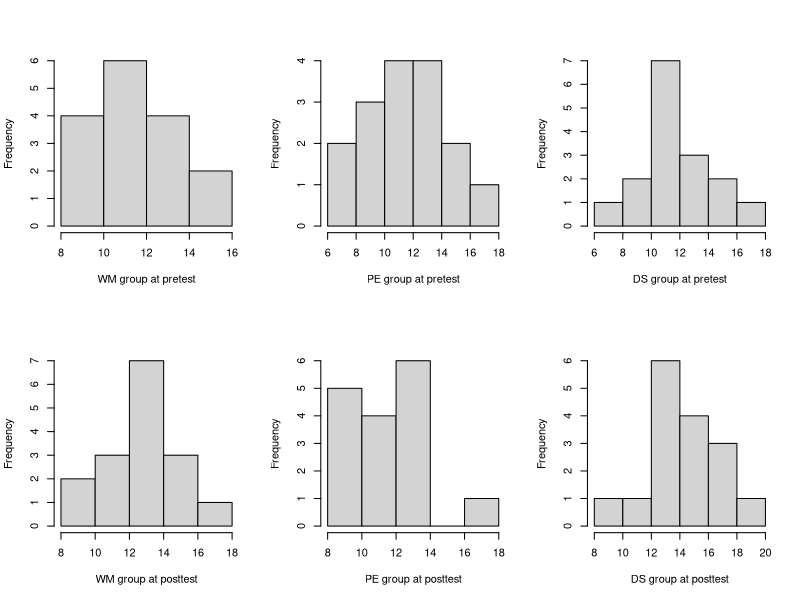
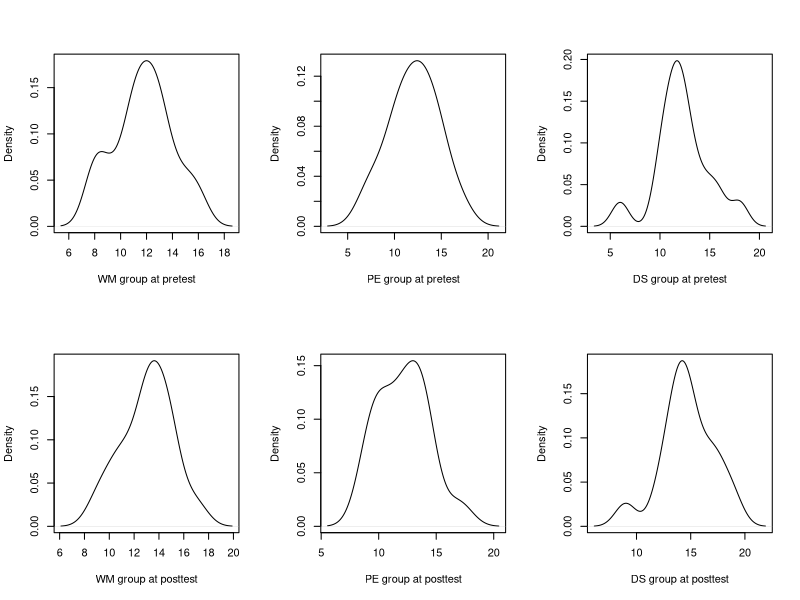
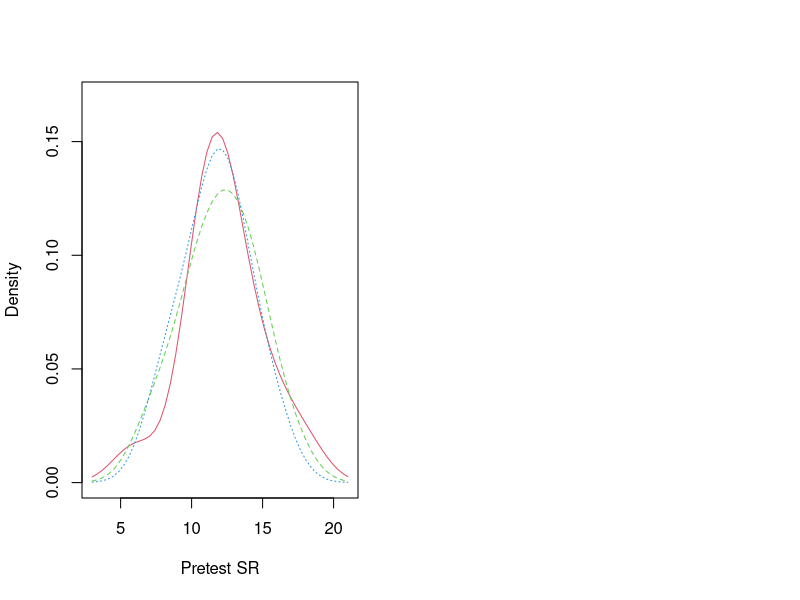

Reproduce these figures in R, in order. (Note: this script raises an error after producing the figures.)
# Load packages
library(psych)
library(sm)

data <- read.table("Stats1.13.HW.02.txt", header= T)
class(data)
names(data)
class(data$SR)
# Q1
dim(data)
nrow(data)

# Q2
# condition

# Q3
describe(data)
mean(data[,4])

# Q4
describe(data)
var(data[,4])

# Q5
describeBy(data, data$time)
pretest <- subset(data, data[,3] == "pre")
mean(pretest[,4])

# Q6
describeBy(data, data$time)
posttest <- subset(data, data[,3] == "post")
sd(posttest[,4])

# Q7
describe(posttest)

# Q8
describeBy(posttest, posttest$condition)

# Q9
par(mfrow= c(2,3))
hist(subset(pretest, pretest[,2] == "WM")[, 4], xlab = "WM group at pretest", main = "" ) 
hist(subset(pretest, pretest[,2] == "PE")[, 4], xlab = "PE group at pretest", main = "" ) 
hist(subset(pretest, pretest[,2] == "DS")[, 4], xlab = "DS group at pretest", main = "" ) 
hist(subset(posttest, posttest[,2] == "WM")[, 4], xlab = "WM group at posttest", main = "" ) 
hist(subset(posttest, posttest[,2] == "PE")[, 4], xlab = "PE group at posttest", main = "" ) 
hist(subset(posttest, posttest[,2] == "DS")[, 4], xlab = "DS group at posttest", main = "" ) 

par(mfrow= c(2,3))
plot(density(subset(pretest, pretest[,2] == "WM")[, 4]), xlab = "WM group at pretest", main = "" ) 
plot(density(subset(pretest, pretest[,2] == "PE")[, 4]), xlab = "PE group at pretest", main = "" ) 
plot(density(subset(pretest, pretest[,2] == "DS")[, 4]), xlab = "DS group at pretest", main = "" ) 
plot(density(subset(posttest, posttest[,2] == "WM")[, 4]), xlab = "WM group at posttest", main = "" ) 
plot(density(subset(posttest, posttest[,2] == "PE")[, 4]), xlab = "PE group at posttest", main = "" ) 
plot(density(subset(posttest, posttest[,2] == "DS")[, 4]), xlab = "DS group at posttest", main = "" ) 

# Q10
par(mfrow = c(1,2))
colfill <- c(2:(2+length(levels(pretest$condition))))
sm.density.compare(pretest$SR, pretest$condition, xlab = "Pretest SR" )
legend(locator(1),levels(posttest$condition), fill=colfill)
sm.density.compare(posttest$SR, 
                   pretest$condition, xlab = "Posttest SR")
legend(locator(1),levels(posttest$condition), fill=colfill)
